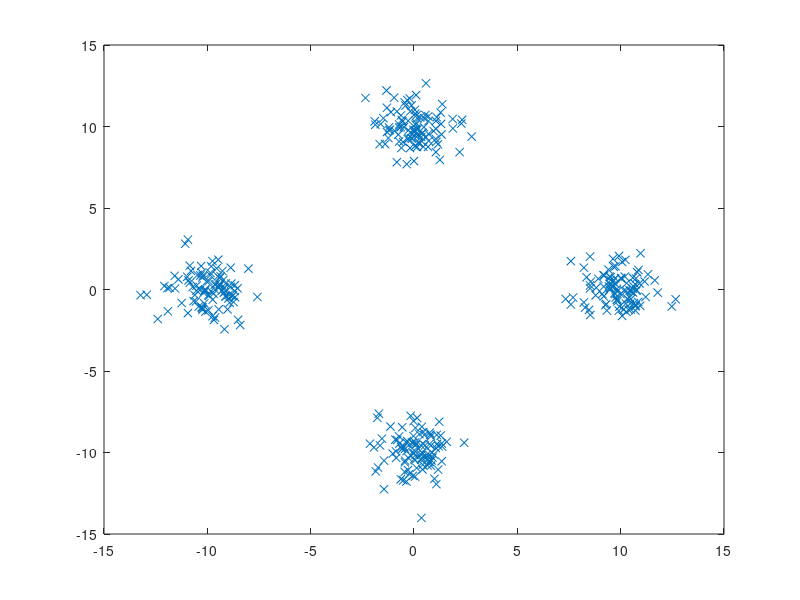

The MATLAB script that drew this image:
#!/usr/bin/octave

d = 2;
n = 100;
p = 10;

a  =  randn(n,d)  +  repmat([0,p],n,1);
b  =  randn(n,d)  +  repmat([p,0],n,1);
c  =  randn(n,d)  +  repmat([0,-p],n,1);
d  =  randn(n,d)  +  repmat([-p,0],n,1);

dat  =  [a;b;c;d];
noise = rand(400,4);

X = [dat, noise];
X = X - repmat(mean(X),  n*4,  1);
X = round(X*100)/100


plot(X(:,1), X(:,2), 'x');

%save KDAC_test.mat X
csvwrite('Four_dimond_gaussians.csv',X, 'precision', 3)
